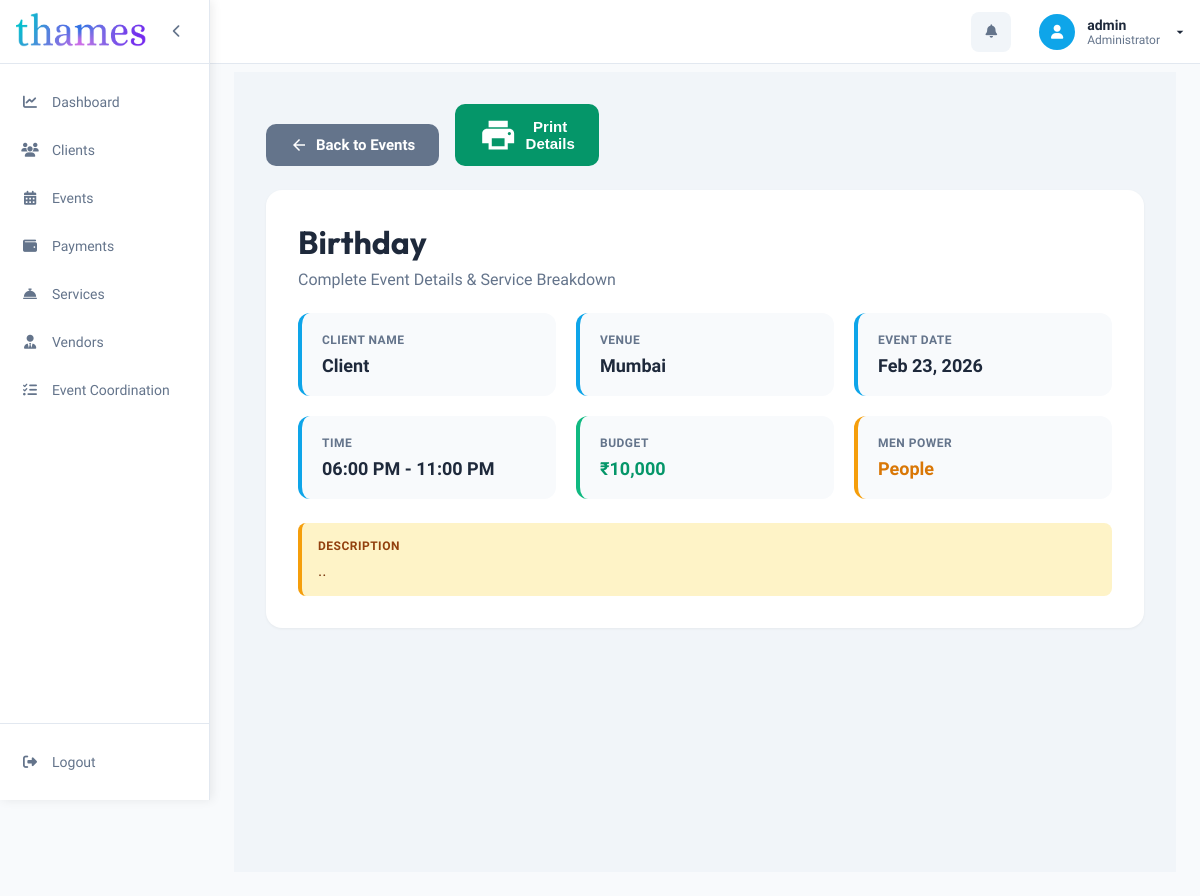
The page /temp/view_event_details.php?id=20 (signed in) on the database its author committed.
### tables this page shows
CREATE TABLE `events` (
  `id` int(11) NOT NULL,
  `name` varchar(255) NOT NULL,
  `client_name` varchar(255) NOT NULL,
  `start_date` datetime NOT NULL,
  `end_date` datetime NOT NULL,
  `start_time` time DEFAULT NULL,
  `end_time` time DEFAULT NULL,
  `venue` text DEFAULT NULL,
  `budget` int(11) NOT NULL,
  `service` text DEFAULT NULL,
  `description` text DEFAULT NULL,
  `created_at` timestamp NOT NULL DEFAULT current_timestamp(),
  `updated_at` timestamp NOT NULL DEFAULT current_timestamp() ON UPDATE current_timestamp()
);

### temp/view_event_details.php (the view, shortened to what this page needs)
<?php
include('config/db.php');
$event_id = isset($_GET['id']) ? intval($_GET['id']) : 0;
$event_sql = "SELECT * FROM events WHERE id='$event_id'";
$event_result = mysqli_query($conn, $event_sql);
$event = mysqli_fetch_assoc($event_result);
?>
<?php include 'includes/sidebar.php'; ?>
<main class="main-content">
    <div class="detail-container">
        <a href="events.php" class="back-btn">
            <svg xmlns="http://www.w3.org/2000/svg" viewBox="0 0 24 24" fill="currentColor">
                <path d="M20 11H7.83l5.59-5.59L12 4l-8 8 8 8 1.41-1.41L7.83 13H20v-2z"/>
            </svg>
            Back to Events
        </a>
        <button class="print-btn" onclick="window.print()">
            <svg xmlns="http://www.w3.org/2000/svg" viewBox="0 0 24 24" fill="currentColor">
                <path d="M19 8H5c-1.66 0-3 1.34-3 3v6h4v4h12v-4h4v-6c0-1.66-1.34-3-3-3zm-3 11H8v-5h8v5zm3-7c-.55 0-1-.45-1-1s.45-1 1-1 1 .45 1 1-.45 1-1 1zm-1-9H6v4h12V3z"/>
            </svg>
            Print Details
        </button>
        <div class="detail-header">
            <div class="detail-title"><?php echo htmlspecialchars($event['name']); ?></div>
            <div class="detail-subtitle">Complete Event Details & Service Breakdown</div>
            <div class="event-info-grid">
                <div class="info-card">
                    <div class="info-label">Client Name</div>
                    <div class="info-value"><?php echo htmlspecialchars($event['client_name']); ?></div>
                </div>
                <div class="info-card">
                    <div class="info-label">Venue</div>
                    <div class="info-value"><?php echo htmlspecialchars($event['venue']); ?></div>
                </div>
                <div class="info-card">
                    <div class="info-label">Event Date</div>
                    <div class="info-value">
                        <?php
                        $start = date('M d, Y', strtotime($event['start_date']));
                        $end = date('M d, Y', strtotime($event['end_date']));
                        echo $start == $end ? $start : "$start - $end";
                        ?>
                    </div>
                </div>
                <div class="info-card">
                    <div class="info-label">Time</div>
                    <div class="info-value">
                        <?php
                        if (!empty($event['start_time']) && !empty($event['end_time'])) {
                            echo date('h:i A', strtotime($event['start_time'])) . ' - ' . date('h:i A', strtotime($event['end_time']));
                        } else {
                            echo 'Not specified';
                        }
                        ?>
                    </div>
                </div>
                <div class="info-card" style="border-left-color: #10b981;">
                    <div class="info-label">Budget</div>
                    <div class="info-value" style="color: #059669;">₹<?php echo number_format($event['budget']); ?></div>
                </div>
                <div class="info-card" style="border-left-color: #f59e0b;">
                    <div class="info-label">Men Power</div>
                    <div class="info-value" style="color: #d97706;"><?php echo $event['quantity']; ?> People</div>
                </div>
            </div>
            <?php if (!empty($event['description'])): ?>
            <div style="margin-top: 24px; padding: 16px; background: #fef3c7; border-radius: 8px; border-left: 4px solid #f59e0b;">
                <div class="info-label" style="color: #92400e;">Description</div>
                <div style="color: #78350f; margin-top: 8px;"><?php echo nl2br(htmlspecialchars($event['description'])); ?></div>
            </div>
            <?php endif; ?>
        </div>
    </div>
</main>

### includes/sidebar.php (style rules this page uses)
:root { --sidebar-width: 210px; --sidebar-collapsed: 64px; --header-height: 64px; --primary: #0ea5e9; --primary-foreground: #ffffff; --background: #ffffff; --card: #ffffff; --foreground: #1e293b; --muted-foreground: #64748b; --accent: #f1f5f9; --border: #e2e8f0; --destructive: #ef4444; --destructive-light: rgba(239, 68, 68, 0.1); }
* { margin: 0; padding: 0; box-sizing: border-box; }
body { font-family: 'Lexend', sans-serif; background: #f8fafc; color: #1e293b; transition: margin-left 0.3s ease; margin-left: var(--sidebar-width); }
.main-content { padding: 24px; }

### temp/view_event_details.php (style rules this page uses)
.detail-container { padding: 32px; background: #f1f5f9; min-height: 100vh; }
.detail-header { background: white; border-radius: 16px; padding: 32px; margin-bottom: 24px; box-shadow: 0 1px 3px rgba(0, 0, 0, 0.05); }
.detail-title { font-family: 'Outfit', sans-serif; font-size: 32px; font-weight: 700; color: #1e293b; margin-bottom: 8px; }
.detail-subtitle { color: #64748b; font-size: 16px; }
.event-info-grid { display: grid; grid-template-columns: repeat(auto-fit, minmax(250px, 1fr)); gap: 20px; margin-top: 24px; }
.info-card { background: #f8fafc; padding: 20px; border-radius: 12px; border-left: 4px solid #0ea5e9; }
.info-label { font-size: 12px; text-transform: uppercase; color: #64748b; font-weight: 600; letter-spacing: 0.5px; margin-bottom: 8px; }
.info-value { font-size: 18px; font-weight: 600; color: #1e293b; }
.back-btn { display: inline-flex; align-items: center; gap: 8px; background: #64748b; color: white; padding: 12px 24px; border: none; border-radius: 10px; font-size: 15px; font-weight: 600; cursor: pointer; transition: all 0.2s ease; text-decoration: none; margin-bottom: 24px; }
.back-btn svg { width: 18px; height: 18px; }
.print-btn { display: inline-flex; align-items: center; gap: 8px; background: #059669; color: white; padding: 12px 24px; border: none; border-radius: 10px; font-size: 15px; font-weight: 600; cursor: pointer; transition: all 0.2s ease; text-decoration: none; margin-left: 12px; }

### rows shown on the page
events: name "Birthday", client_name "Client", venue "Mumbai", start_date "Feb 23, 2026", start_time "06:00 PM", end_time "11:00 PM", budget "10,000", description ".."

### other values the page prints
$username "admin"
